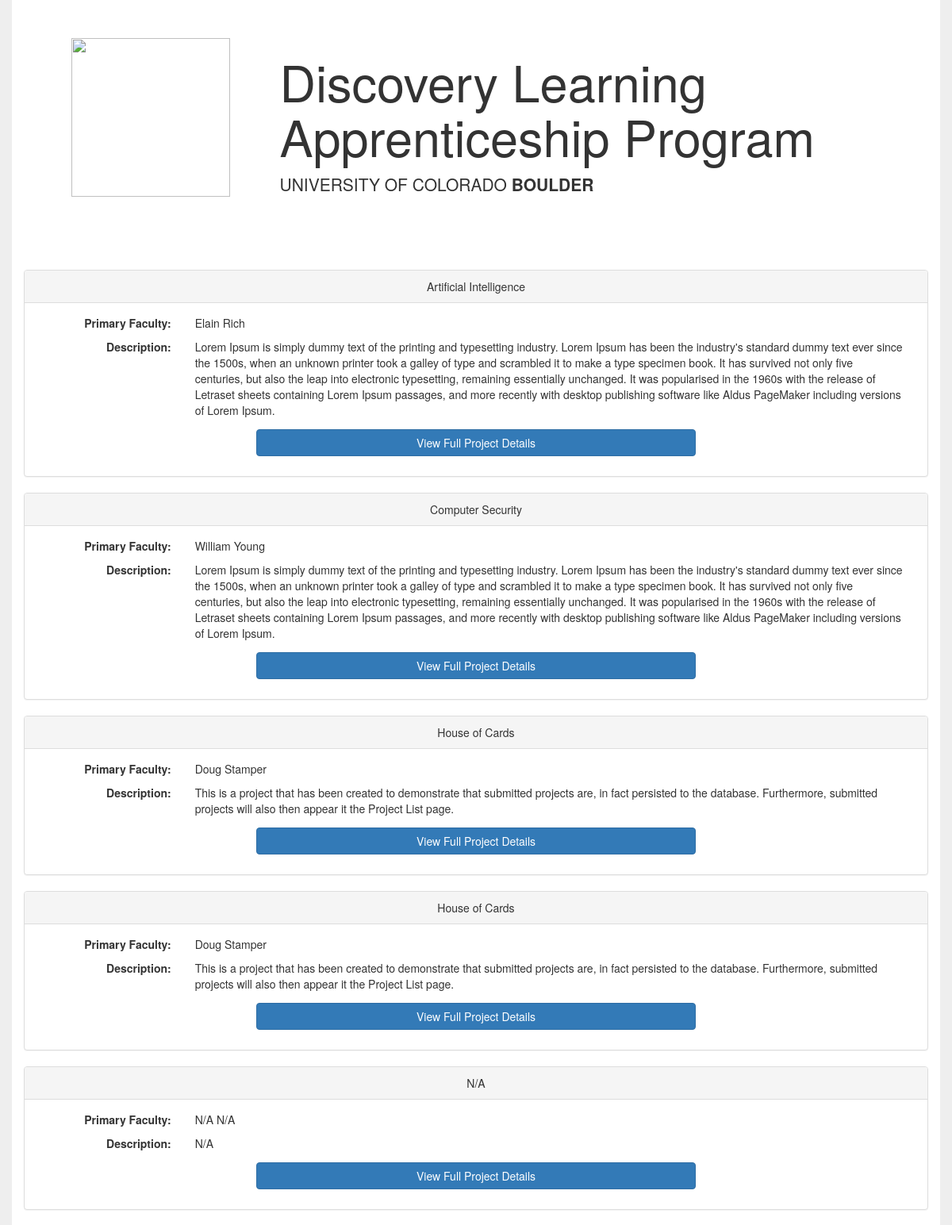
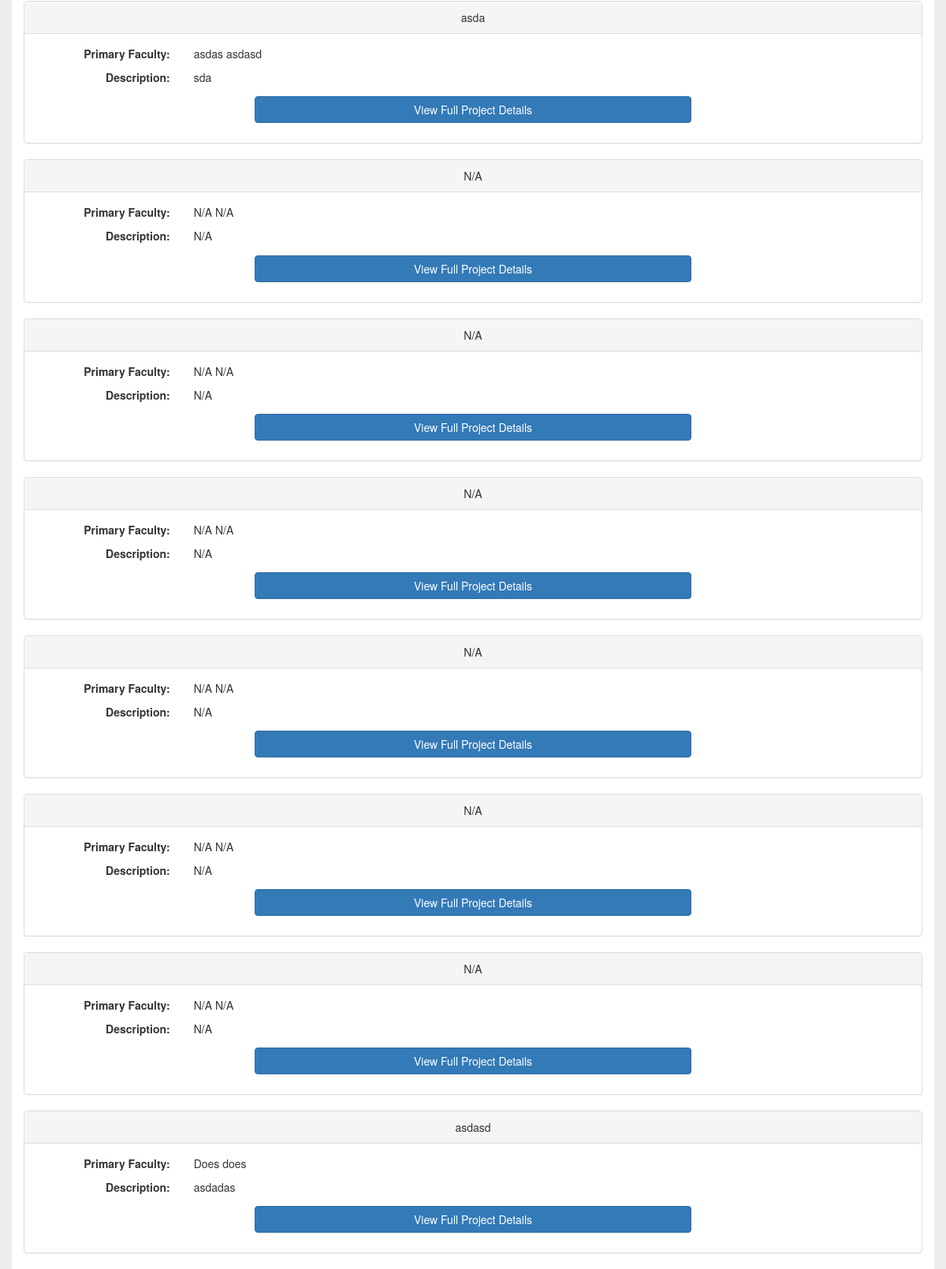
Page /submit/listbydept on the committed database (2 pictures, top to bottom).
### submit/models.py (models this page shows, shortened)
class Project(models.Model):
	primary_first_name = models.CharField(max_length=255)
	primary_last_name = models.CharField(max_length=255)
	primary_phone_number = models.CharField(max_length=255)
	primary_email = models.EmailField()
	primary_faculty_dept = models.CharField(max_length=255)
	primary_eng_focus= models.CharField(max_length=255)
	secondary_first_name = models.CharField(max_length=255)
	secondary_last_name = models.CharField(max_length=255)
	secondary_phone_number = models.CharField(max_length=255)
	secondary_email = models.EmailField()
	secondary_faculty_dept = models.CharField(max_length=255)
	grad_first_name = models.CharField(max_length=255)
	grad_last_name = models.CharField(max_length=255)
	grad_phone_number = models.CharField(max_length=255)
	grad_email = models.EmailField()
	app_title = models.CharField(max_length=255)
	app_url = models.CharField(max_length=255)
	special_reqs = models.CharField(max_length=255)
	full_desc = models.CharField(max_length=1024)
	recruit_fields = models.CharField(max_length=512)
	supervision_status = models.CharField(max_length=255)
	supervision_contact = models.CharField(max_length=255)
	work_nature = models.CharField(max_length=255)
	prior_work = models.CharField(max_length=255)
	desired_student = models.CharField(max_length=255)
	speed_type = models.CharField(max_length=255)
	account_contact = models.CharField(max_length=255)
	eng_dev_communities = models.CharField(max_length=255)

### submit/views.py (the view)
# urls.py: url(r'listbydept', views.projectbydept, name ='submit/listbydept/'),
@csrf_exempt
def projectbydept(request):
	search_text = request.POST.get('title','')
	listofproj = []
	listofproj = Project.objects.filter(app_title__contains=search_text)
	return render_to_response('submit/ajax_search.html',{'listofproj':listofproj})

### submit/templates/submit/ajax_search.html (shortened to what this page needs)
<!DOCTYPE html>
<html>
	<head>
		{% load static %}
		<link rel="stylesheet" href="https://maxcdn.bootstrapcdn.com/bootstrap/3.3.7/css/bootstrap.min.css">
		<link rel="stylesheet" href="{% static 'submit/style.css' %}">
	</head>
	<body>
		<div class="container content">
			<div class="header">
			  <div class="jumbotron">
			  	<div class="row">
				  	<div class="col-sm-3">
				  	<a href="https://dlap-web-app.herokuapp.com"><img src="http://www.colorado.edu/activelearningprogram/profiles/express/themes/cusimple/logo.png" height="200" width="200"></a>
				  	</div>
				  	<div class="col-sm-9">
				  		<h1>Discovery Learning Apprenticeship Program</h1>
				    	<p>UNIVERSITY OF COLORADO <strong>BOULDER</strong></p>
				  	</div>
			  	</div>
			  </div>
			</div>
{% if listofproj.count > 0 %}
{% for project in listofproj %}
{% if project.app_title %}
<div class="panel panel-default" id="grad-student-info">
				    			<div class="panel-heading" align="center">{{ project.app_title }}
							</div>
				    		<div class="panel-body">
								<div class="contol-label form-group">
									<label for="primary_contact" class="col-sm-2">Primary Faculty:</label>
									<div class="col-sm-10">
										<p id="primary_contact">{{ project.primary_first_name }} {{ project.primary_last_name }}</p>
									</div>
								</div>
								<div class="contol-label form-group">
									<label for="project_description" class="col-sm-2">Description:</label>
									<div class="col-sm-10">
										<p id="project_description">{{ project.full_desc }}</p>
									</div>
								</div>
								<div class="button">
									<h2><a href="/submit/{{ project.id }}"><button class="btn btn-primary btn-large">View Full Project Details</button></a></h2>
								</div>
			    			</div>
			    			</div>
{% endif %}
{% endfor %}
{% else %}
<h2>Oops! Your query does not match any record in our database... Click on logo to go back to homepage</h2>
{% endif %}

### submit/static/submit/style.css (style rules this page uses)
body { background-color: #eeeeee; }
div.container { background-color: #ffffff; }
div.jumbotron { background-color: #ffffff; }
label { text-align: right; }
div.button { text-align: center; }
button { width: 50%; }

### rows in the picture
Project: app_title "Artificial Intelligence", primary_first_name "Elain", primary_last_name "Rich", full_desc "Lorem Ipsum is simply dummy text of the printing and typesetting industry. Lorem Ipsum has been the industry's standard dummy text ever since the 1500s, when an unknown printer took a galley of type and scrambled it to make a type specimen book. It has survived not only five centuries, but also the leap into electronic typesetting, remaining essentially unchanged. It was popularised in the 1960s with the release of Letraset sheets containing Lorem Ipsum passages, and more recently with desktop publishing software like Aldus PageMaker including versions of Lorem Ipsum."
Project: app_title "Computer Security", primary_first_name "William", primary_last_name "Young", full_desc "Lorem Ipsum is simply dummy text of the printing and typesetting industry. Lorem Ipsum has been the industry's standard dummy text ever since the 1500s, when an unknown printer took a galley of type and scrambled it to make a type specimen book. It has survived not only five centuries, but also the leap into electronic typesetting, remaining essentially unchanged. It was popularised in the 1960s with the release of Letraset sheets containing Lorem Ipsum passages, and more recently with desktop publishing software like Aldus PageMaker including versions of Lorem Ipsum."
Project: app_title "House of Cards", primary_first_name "Doug", primary_last_name "Stamper", full_desc "This is a project that has been created to demonstrate that submitted projects are, in fact persisted to the database. Furthermore, submitted projects will also then appear it the Project List page."
Project: app_title "House of Cards", primary_first_name "Doug", primary_last_name "Stamper", full_desc "This is a project that has been created to demonstrate that submitted projects are, in fact persisted to the database. Furthermore, submitted projects will also then appear it the Project List page."
Project: app_title "N/A", primary_first_name "N/A", primary_last_name "N/A", full_desc "N/A"
Project: app_title "asda", primary_first_name "asdas", primary_last_name "asdasd", full_desc "sda"
Project: app_title "N/A", primary_first_name "N/A", primary_last_name "N/A", full_desc "N/A"
Project: app_title "N/A", primary_first_name "N/A", primary_last_name "N/A", full_desc "N/A"
Project: app_title "N/A", primary_first_name "N/A", primary_last_name "N/A", full_desc "N/A"
Project: app_title "N/A", primary_first_name "N/A", primary_last_name "N/A", full_desc "N/A"
Project: app_title "N/A", primary_first_name "N/A", primary_last_name "N/A", full_desc "N/A"
Project: app_title "N/A", primary_first_name "N/A", primary_last_name "N/A", full_desc "N/A"
Project: app_title "asdasd", primary_first_name "Does", primary_last_name "does", full_desc "asdadas"
